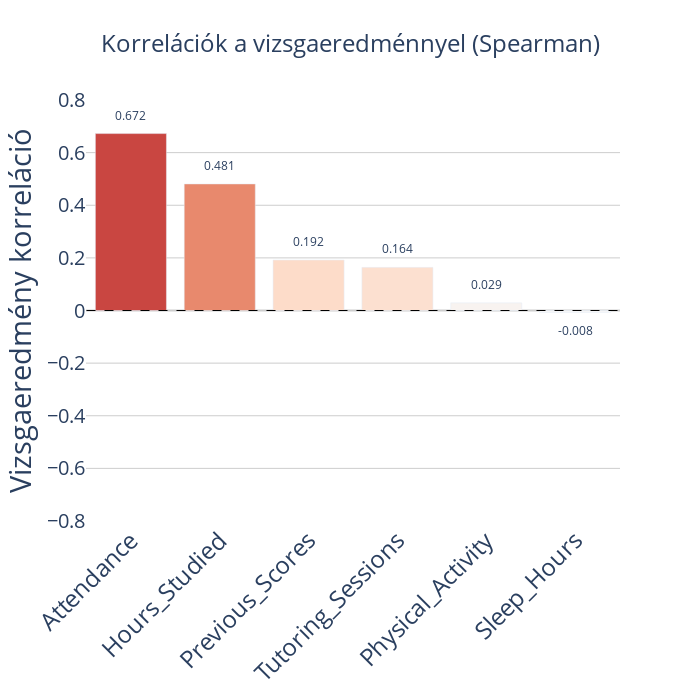

Notebook cell for this chart:
### Code cell
# Extract Target correlations and create a vertical bar chart
spearman_corr = df[numeric_columns].corr(method='spearman')
target_correlations = spearman_corr.loc['Exam_Score'].sort_values(key=abs, ascending=False)
target_correlations = target_correlations[target_correlations.index != 'Exam_Score']  # remove self-correlation

# Create a vertical bar chart
fig = go.Figure()
fig.add_trace(go.Bar(
    x=target_correlations.index,
    y=target_correlations.values,
    orientation='v',
    marker=dict(
        color=target_correlations.values,
        colorscale='RdBu_r',  # Red for negative, Blue for positive
        cmin=-1,
        cmax=1
    ),
))

# Add value annotations
for i, value in enumerate(target_correlations.values):
    fig.add_annotation(
        x=target_correlations.index[i],
        y=value + (0.03 if value > 0 else -0.03),
        text=f"{value:.3f}",
        showarrow=False,
        font=dict(size=12),
        yanchor='bottom' if value > 0 else 'top',
    )

# Update layout
fig.update_layout(
    title="Korrelációk a vizsgaeredménnyel (Spearman)",
    width=700,
    height=700,
    margin=dict(b=150, t=100),
    xaxis_tickangle=-45,
    font=dict(size=24),
    title_font=dict(size=24),
    title_x=0.5,
    title_y=0.95,
    yaxis=dict(
        title="Exam Score Correlation",
        title_font=dict(size=24),
        tickfont=dict(size=20),
        gridcolor='rgba(0, 0, 0, 0.2)',
        zerolinecolor='rgba(0, 0, 0, 0.2)',
        automargin=True,
        ticklabelposition='outside',
        range=[-0.8, 0.8],
    )
)

# Add a horizontal reference line at y=0
fig.add_shape(
    type="line",
    x0=-0.5, y0=0,
    x1=len(target_correlations)-0.5, y1=0,
    line=dict(color="black", width=1, dash="dash")
)
# Make backgournd transparent and plot background white and the grid color grey
fig.update_yaxes(
    title="Vizsgaeredmény korreláció",
    title_font=dict(size=24),
    tickfont=dict(size=20),
    gridcolor='rgba(0, 0, 0, 0.2)',
    zerolinecolor='rgba(0, 0, 0, 0.2)',
)
fig.update_layout(
    plot_bgcolor='rgba(255, 255, 255, 1)',
    paper_bgcolor='rgba(0, 0, 0, 0)',
)
# Show the figure
fig.show()

### Figure 1 — Plotly figure (JSON) as saved in the notebook; plotly's stock layout.template omitted (floating-point values rounded to 4 significant figures)
{"data": [{"marker": {"cmax": 1, "cmin": -1, "color": [0.6724, 0.481, 0.1919, 0.1639, 0.02915, -0.007629], "colorscale": [[0, "rgb(5,48,97)"], [0.1, "rgb(33,102,172)"], [0.2, "rgb(67,147,195)"], [0.3, "rgb(146,197,222)"], [0.4, "rgb(209,229,240)"], [0.5, "rgb(247,247,247)"], [0.6, "rgb(253,219,199)"], [0.7, "rgb(244,165,130)"], [0.8, "rgb(214,96,77)"], [0.9, "rgb(178,24,43)"], [1, "rgb(103,0,31)"]]}, "orientation": "v", "type": "bar", "x": ["Attendance", "Hours_Studied", "Previous_Scores", "Tutoring_Sessions", "Physical_Activity", "Sleep_Hours"], "y": [0.6724, 0.481, 0.1919, 0.1639, 0.02915, -0.007629]}], "layout": {"annotations": [{"font": {"size": 12}, "showarrow": false, "text": "0.672", "x": "Attendance", "y": 0.7024, "yanchor": "bottom"}, {"font": {"size": 12}, "showarrow": false, "text": "0.481", "x": "Hours_Studied", "y": 0.511, "yanchor": "bottom"}, {"font": {"size": 12}, "showarrow": false, "text": "0.192", "x": "Previous_Scores", "y": 0.2219, "yanchor": "bottom"}, {"font": {"size": 12}, "showarrow": false, "text": "0.164", "x": "Tutoring_Sessions", "y": 0.1939, "yanchor": "bottom"}, {"font": {"size": 12}, "showarrow": false, "text": "0.029", "x": "Physical_Activity", "y": 0.05915, "yanchor": "bottom"}, {"font": {"size": 12}, "showarrow": false, "text": "-0.008", "x": "Sleep_Hours", "y": -0.03763, "yanchor": "top"}], "font": {"size": 24}, "height": 700, "margin": {"b": 150, "t": 100}, "paper_bgcolor": "rgba(0, 0, 0, 0)", "plot_bgcolor": "rgba(255, 255, 255, 1)", "shapes": [{"line": {"color": "black", "dash": "dash", "width": 1}, "type": "line", "x0": -0.5, "x1": 5.5, "y0": 0, "y1": 0}], "title": {"font": {"size": 24}, "text": "Korrelációk a vizsgaeredménnyel (Spearman)", "x": 0.5, "y": 0.95}, "width": 700, "xaxis": {"tickangle": -45}, "yaxis": {"automargin": true, "gridcolor": "rgba(0, 0, 0, 0.2)", "range": [-0.8, 0.8], "tickfont": {"size": 20}, "ticklabelposition": "outside", "title": {"text": "Vizsgaeredmény korreláció"}, "zerolinecolor": "rgba(0, 0, 0, 0.2)"}}}
